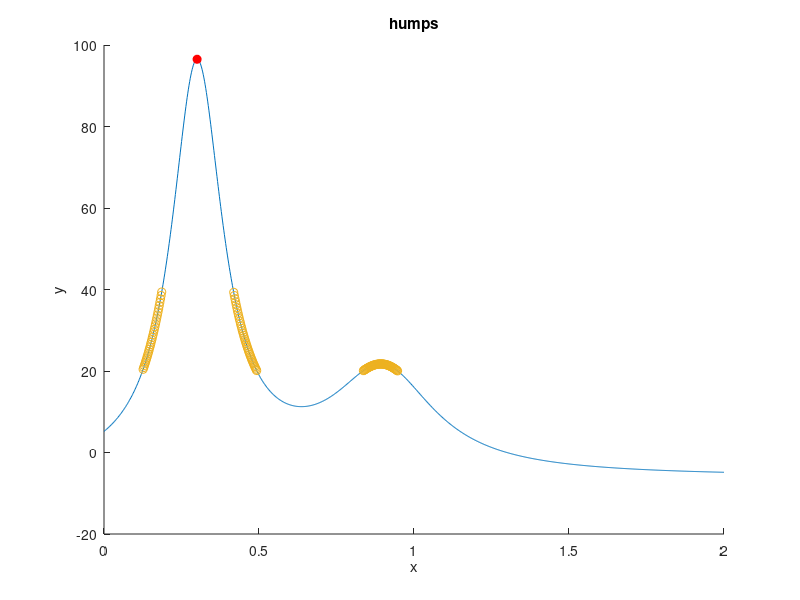

Write MATLAB code to recreate this figure.
x = linspace(0, 2, 1000);

y = humps(x);

hold on
title("humps");
xlabel('x');
ylabel('y');
plot(x ,y);

[ y_m, idx ] = max(y);
x_m = x(idx);

plot(x_m, y_m, '-o', 'MarkerFaceColor', 'r', 'MarkerEdgeColor', 'r');

[ y_r, y_r_idx ] = find(y > 20 & y < 40);

plot(x(y_r_idx), y(y_r_idx), 'o');

